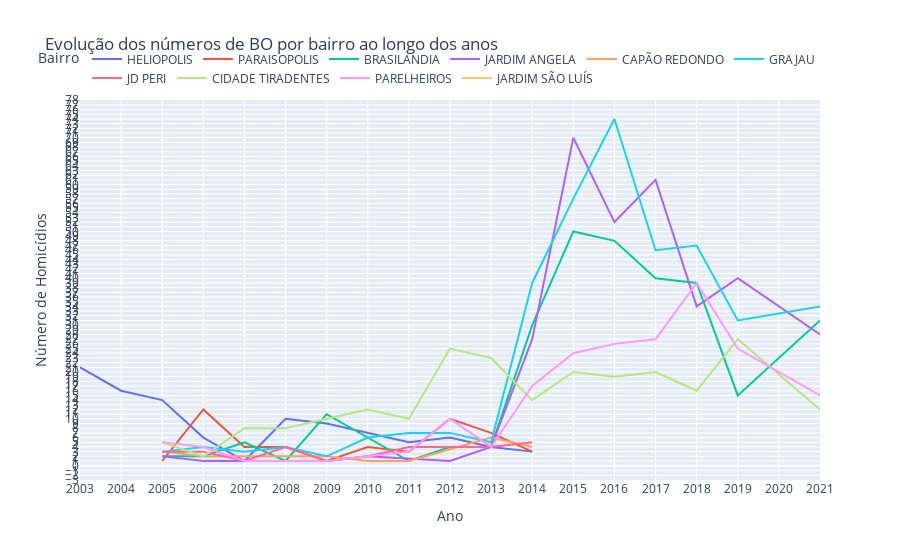

Source (notebook cell):
### Code cell
linha_interativo(menor_renda)

### Figure 1 — Plotly figure (JSON) as saved in the notebook; plotly's stock layout.template omitted (floating-point values rounded to 4 significant figures)
{"data": [{"hovertemplate": "BAIRRO=HELIOPOLIS<br>ANO=%{x}<br>NUM_BO=%{y}<extra></extra>", "legendgroup": "HELIOPOLIS", "line": {"color": "#636efa", "dash": "solid"}, "marker": {"symbol": "circle"}, "mode": "lines", "name": "HELIOPOLIS", "orientation": "v", "showlegend": true, "type": "scatter", "x": [2003, 2004, 2005, 2006, 2007, 2008, 2009, 2011, 2012, 2013, 2014], "xaxis": "x", "y": [21, 16, 14, 6, 1, 10, 9, 5, 6, 4, 3], "yaxis": "y"}, {"hovertemplate": "BAIRRO=PARAISOPOLIS<br>ANO=%{x}<br>NUM_BO=%{y}<extra></extra>", "legendgroup": "PARAISOPOLIS", "line": {"color": "#EF553B", "dash": "solid"}, "marker": {"symbol": "circle"}, "mode": "lines", "name": "PARAISOPOLIS", "orientation": "v", "showlegend": true, "type": "scatter", "x": [2005, 2006, 2007, 2008, 2009, 2010, 2011, 2012, 2013, 2014], "xaxis": "x", "y": [1, 12, 4, 4, 1, 4, 3, 10, 7, 3], "yaxis": "y"}, {"hovertemplate": "BAIRRO=BRASILANDIA<br>ANO=%{x}<br>NUM_BO=%{y}<extra></extra>", "legendgroup": "BRASILANDIA", "line": {"color": "#00cc96", "dash": "solid"}, "marker": {"symbol": "circle"}, "mode": "lines", "name": "BRASILANDIA", "orientation": "v", "showlegend": true, "type": "scatter", "x": [2005, 2006, 2007, 2008, 2009, 2011, 2012, 2013, 2014, 2015, 2016, 2017, 2018, 2019, 2021], "xaxis": "x", "y": [2, 2, 5, 1, 11, 1, 4, 4, 30, 50, 48, 40, 39, 15, 31], "yaxis": "y"}, {"hovertemplate": "BAIRRO=JARDIM ANGELA<br>ANO=%{x}<br>NUM_BO=%{y}<extra></extra>", "legendgroup": "JARDIM ANGELA", "line": {"color": "#ab63fa", "dash": "solid"}, "marker": {"symbol": "circle"}, "mode": "lines", "name": "JARDIM ANGELA", "orientation": "v", "showlegend": true, "type": "scatter", "x": [2005, 2006, 2009, 2010, 2012, 2013, 2014, 2015, 2016, 2017, 2018, 2019, 2021], "xaxis": "x", "y": [2, 1, 1, 2, 1, 4, 27, 70, 52, 61, 34, 40, 28], "yaxis": "y"}, {"hovertemplate": "BAIRRO=CAPÃO REDONDO<br>ANO=%{x}<br>NUM_BO=%{y}<extra></extra>", "legendgroup": "CAPÃO REDONDO", "line": {"color": "#FFA15A", "dash": "solid"}, "marker": {"symbol": "circle"}, "mode": "lines", "name": "CAPÃO REDONDO", "orientation": "v", "showlegend": true, "type": "scatter", "x": [2005, 2006, 2007, 2008, 2009, 2010, 2011, 2013, 2014], "xaxis": "x", "y": [3, 2, 2, 2, 2, 1, 1, 6, 4], "yaxis": "y"}, {"hovertemplate": "BAIRRO=GRAJAU<br>ANO=%{x}<br>NUM_BO=%{y}<extra></extra>", "legendgroup": "GRAJAU", "line": {"color": "#19d3f3", "dash": "solid"}, "marker": {"symbol": "circle"}, "mode": "lines", "name": "GRAJAU", "orientation": "v", "showlegend": true, "type": "scatter", "x": [2005, 2006, 2007, 2008, 2009, 2010, 2011, 2012, 2013, 2014, 2015, 2016, 2017, 2018, 2019, 2021], "xaxis": "x", "y": [3, 4, 3, 4, 2, 6, 7, 7, 5, 39, 57, 74, 46, 47, 31, 34], "yaxis": "y"}, {"hovertemplate": "BAIRRO=JD PERI<br>ANO=%{x}<br>NUM_BO=%{y}<extra></extra>", "legendgroup": "JD PERI", "line": {"color": "#FF6692", "dash": "solid"}, "marker": {"symbol": "circle"}, "mode": "lines", "name": "JD PERI", "orientation": "v", "showlegend": true, "type": "scatter", "x": [2005, 2006, 2007, 2008, 2009, 2010, 2011, 2012, 2013, 2014], "xaxis": "x", "y": [3, 3, 1, 4, 1, 2, 4, 4, 4, 5], "yaxis": "y"}, {"hovertemplate": "BAIRRO=CIDADE TIRADENTES<br>ANO=%{x}<br>NUM_BO=%{y}<extra></extra>", "legendgroup": "CIDADE TIRADENTES", "line": {"color": "#B6E880", "dash": "solid"}, "marker": {"symbol": "circle"}, "mode": "lines", "name": "CIDADE TIRADENTES", "orientation": "v", "showlegend": true, "type": "scatter", "x": [2005, 2006, 2007, 2008, 2009, 2010, 2011, 2012, 2013, 2014, 2015, 2016, 2017, 2018, 2019, 2021], "xaxis": "x", "y": [5, 2, 8, 8, 10, 12, 10, 25, 23, 14, 20, 19, 20, 16, 27, 12], "yaxis": "y"}, {"hovertemplate": "BAIRRO=PARELHEIROS<br>ANO=%{x}<br>NUM_BO=%{y}<extra></extra>", "legendgroup": "PARELHEIROS", "line": {"color": "#FF97FF", "dash": "solid"}, "marker": {"symbol": "circle"}, "mode": "lines", "name": "PARELHEIROS", "orientation": "v", "showlegend": true, "type": "scatter", "x": [2005, 2006, 2007, 2009, 2010, 2011, 2012, 2013, 2014, 2015, 2016, 2017, 2018, 2019, 2021], "xaxis": "x", "y": [5, 4, 1, 1, 2, 3, 10, 4, 17, 24, 26, 27, 39, 25, 15], "yaxis": "y"}, {"hovertemplate": "BAIRRO=JARDIM SÃO LUÍS<br>ANO=%{x}<br>NUM_BO=%{y}<extra></extra>", "legendgroup": "JARDIM SÃO LUÍS", "line": {"color": "#FECB52", "dash": "solid"}, "marker": {"symbol": "circle"}, "mode": "lines", "name": "JARDIM SÃO LUÍS", "orientation": "v", "showlegend": true, "type": "scatter", "x": [2013], "xaxis": "x", "y": [2], "yaxis": "y"}], "layout": {"legend": {"orientation": "h", "title": {"text": "Bairro"}, "tracegroupgap": 0, "x": 1, "xanchor": "right", "y": 1.02, "yanchor": "bottom"}, "title": {"text": "Evolução dos números de BO por bairro ao longo dos anos"}, "xaxis": {"anchor": "y", "domain": [0, 1], "tickmode": "linear", "title": {"text": "Ano"}}, "yaxis": {"anchor": "x", "domain": [0, 1], "tickmode": "linear", "title": {"text": "Número de Homicídios"}}}}
